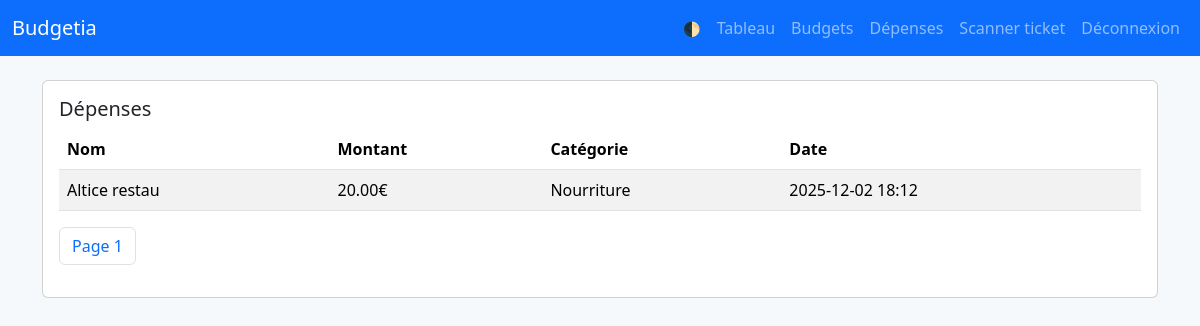
The app's page /expenses (signed in) with its own data.
### app.py (models this page shows)
class Expense(db.Model):
    id = db.Column(db.Integer, primary_key=True)
    user_id = db.Column(db.Integer, db.ForeignKey('user.id'), nullable=False)
    title = db.Column(db.String(250), nullable=False)
    amount = db.Column(db.Float, nullable=False)
    category_id = db.Column(db.Integer, db.ForeignKey('category.id'), nullable=False)
    datetime = db.Column(db.DateTime, default=datetime.utcnow)

class Category(db.Model):
    id = db.Column(db.Integer, primary_key=True)
    user_id = db.Column(db.Integer, db.ForeignKey('user.id'), nullable=False)
    name = db.Column(db.String(120), nullable=False)
    monthly_budget = db.Column(db.Float, nullable=False, default=0.0)
    color = db.Column(db.String(20), nullable=True)

### app.py (the view)
@app.route("/expenses")
@login_required
def expenses_page():
    page = int(request.args.get("page", 1))
    per_page = 50
    q = Expense.query.filter_by(user_id=current_user.id).order_by(Expense.datetime.desc())
    items = q.paginate(page=page, per_page=per_page, error_out=False)
    cats = {c.id: c.name for c in Category.query.filter_by(user_id=current_user.id).all()}
    return render_template("expenses.html", items=items, cats=cats)

### app.py (called while the page is built)
@login_manager.user_loader
def load_user(user_id):
    return User.query.get(int(user_id))

### templates/expenses.html (shortened to what this page needs)
{% extends "base.html" %}
{% block content %}
<div class="card p-3">
  <h5>Dépenses</h5>
  <table class="table table-striped">
    <thead><tr><th>Nom</th><th>Montant</th><th>Catégorie</th><th>Date</th></tr></thead>
    <tbody>
      {% for e in items.items %}
        <tr>
          <td>{{ e.title }}</td>
          <td>{{ "%.2f"|format(e.amount) }}€</td>
          <td>{{ cats[e.category_id] }}</td>
          <td>{{ e.datetime.strftime('%Y-%m-%d %H:%M') }}</td>
        </tr>
      {% endfor %}
    </tbody>
  </table>
  <nav><ul class="pagination">
    <li class="page-item"><span class="page-link">Page {{ items.page }}</span></li>
  </ul></nav>
</div>
{% endblock %}

### templates/base.html (style rules this page uses)
:root { --bg: #f6f9fc; --card: #ffffff; --text: #0f172a; --muted: #6b7280; --accent: #0ea5a4; }
body { background: var(--bg); color: var(--text); -webkit-font-smoothing: antialiased; }
.card { background: var(--card); }

### records on screen
Expense: title "Altice restau", amount "20.00", datetime "2025-12-02 18:12"
Category: name "Nourriture"

### other values on screen
{{ items.page }} "1"
